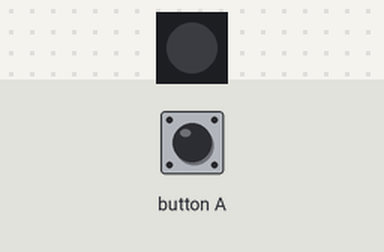
This program was run on a simulated Calliope mini (MakeCode). On the bench: 1 RGB LEDs in strip order, left to right. The test bench sets the inputs (shaded band).

Above: at 1.2 s.
1.3 s: button A pressed for 3.2 s
At 5.3 s:
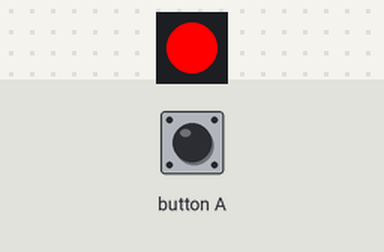
6.0 s: button A pressed for 0.15 s
At 7.0 s:
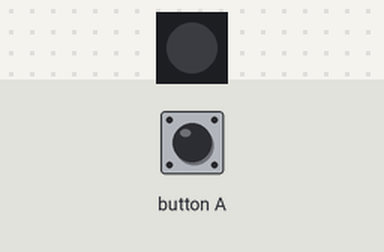
Timing chart, 0 to 9.0 s (numbered marks = the images above; inputs shaded):
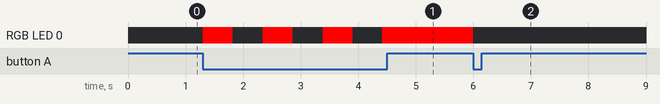

Measured:
- after the input at 1.3 s, RGB LED 0: alternates RGB(255, 0, 0) for 0.52 s and off for 0.52 s, 7 changes in all, then stays RGB(255, 0, 0), starting at once
- after the input at 6.0 s, RGB LED 0: RGB(255, 0, 0) → off at once

The program:

01_Wechselschalter.py
```python
LED = 0

def on_forever():
    global LED
    if input.button_is_pressed(Button.A):
        if LED == 1:
            LED = 0
            if LED == 0:
                basic.turn_rgb_led_off()
        elif LED == 0:
            LED = 1
            if LED == 1:
                basic.set_led_color(0xff0000)
        basic.pause(500)
basic.forever(on_forever)
```
